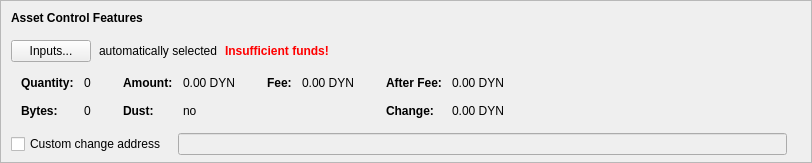
      <widget class="QFrame" name="frameAssetControl">
       <property name="sizePolicy">
        <sizepolicy hsizetype="Expanding" vsizetype="Fixed">
         <horstretch>0</horstretch>
         <verstretch>0</verstretch>
        </sizepolicy>
       </property>
       <property name="maximumSize">
        <size>
         <width>16777215</width>
         <height>16777215</height>
        </size>
       </property>
       <property name="frameShape">
        <enum>QFrame::StyledPanel</enum>
       </property>
       <property name="frameShadow">
        <enum>QFrame::Sunken</enum>
       </property>
       <layout class="QVBoxLayout" name="verticalLayoutAssetControl2">
        <property name="spacing">
         <number>0</number>
        </property>
        <property name="leftMargin">
         <number>0</number>
        </property>
        <property name="topMargin">
         <number>0</number>
        </property>
        <property name="rightMargin">
         <number>0</number>
        </property>
        <property name="bottomMargin">
         <number>6</number>
        </property>
        <item>
         <layout class="QVBoxLayout" name="verticalLayoutAssetControl" stretch="0,0,0,0,1">
          <property name="spacing">
           <number>0</number>
          </property>
          <property name="leftMargin">
           <number>10</number>
          </property>
          <property name="topMargin">
           <number>10</number>
          </property>
          <item>
           <layout class="QHBoxLayout" name="horizontalLayoutAssetControl1">
            <property name="bottomMargin">
             <number>15</number>
            </property>
            <item>
             <widget class="QLabel" name="labelAssetControlFeatures">
              <property name="sizePolicy">
               <sizepolicy hsizetype="Preferred" vsizetype="Maximum">
                <horstretch>0</horstretch>
                <verstretch>0</verstretch>
               </sizepolicy>
              </property>
              <property name="font">
               <font>
                <weight>75</weight>
                <bold>true</bold>
               </font>
              </property>
              <property name="styleSheet">
               <string notr="true">font-weight:bold;</string>
              </property>
              <property name="text">
               <string>Asset Control Features</string>
              </property>
             </widget>
            </item>
           </layout>
          </item>
          <item>
           <layout class="QHBoxLayout" name="horizontalLayoutAssetControl2" stretch="0,0,0,0">
            <property name="spacing">
             <number>8</number>
            </property>
            <property name="bottomMargin">
             <number>10</number>
            </property>
            <item>
             <widget class="QPushButton" name="pushButtonAssetControl">
              <property name="styleSheet">
               <string notr="true"/>
              </property>
              <property name="text">
               <string>Inputs...</string>
              </property>
              <property name="autoDefault">
               <bool>false</bool>
              </property>
             </widget>
            </item>
            <item>
             <widget class="QLabel" name="labelAssetControlAutomaticallySelected">
              <property name="text">
               <string>automatically selected</string>
              </property>
              <property name="margin">
               <number>5</number>
              </property>
             </widget>
            </item>
            <item>
             <widget class="QLabel" name="labelAssetControlInsuffFunds">
              <property name="font">
               <font>
                <weight>75</weight>
                <bold>true</bold>
               </font>
              </property>
              <property name="styleSheet">
               <string notr="true">color:red;font-weight:bold;</string>
              </property>
              <property name="text">
               <string>Insufficient funds!</string>
              </property>
              <property name="margin">
               <number>5</number>
              </property>
             </widget>
            </item>
            <item>
             <spacer name="horizontalSpacerAssetControl">
              <property name="orientation">
               <enum>Qt::Horizontal</enum>
              </property>
              <property name="sizeHint" stdset="0">
               <size>
                <width>40</width>
                <height>1</height>
               </size>
              </property>
             </spacer>
            </item>
           </layout>
          </item>
          <item>
           <widget class="QWidget" name="widgetAssetControl" native="true">
            <property name="sizePolicy">
             <sizepolicy hsizetype="Preferred" vsizetype="Preferred">
              <horstretch>0</horstretch>
              <verstretch>0</verstretch>
             </sizepolicy>
            </property>
            <property name="minimumSize">
             <size>
              <width>0</width>
              <height>0</height>
             </size>
            </property>
            <property name="styleSheet">
             <string notr="true"/>
            </property>
            <layout class="QHBoxLayout" name="horizontalLayoutAssetControl5">
             <property name="leftMargin">
              <number>0</number>
             </property>
             <property name="topMargin">
              <number>0</number>
             </property>
             <property name="rightMargin">
              <number>0</number>
             </property>
             <property name="bottomMargin">
              <number>0</number>
             </property>
             <item>
              <layout class="QHBoxLayout" name="horizontalLayoutAssetControl3" stretch="0,0,0,1">
               <property name="spacing">
                <number>20</number>
               </property>
               <property name="topMargin">
                <number>0</number>
               </property>
               <property name="bottomMargin">
                <number>10</number>
               </property>
               <item>
                <layout class="QFormLayout" name="formLayoutAssetControl1">
                 <property name="horizontalSpacing">
                  <number>10</number>
                 </property>
                 <property name="verticalSpacing">
                  <number>14</number>
                 </property>
                 <property name="leftMargin">
                  <number>10</number>
                 </property>
                 <property name="topMargin">
                  <number>4</number>
                 </property>
                 <property name="rightMargin">
                  <number>6</number>
                 </property>
                 <item row="0" column="0">
                  <widget class="QLabel" name="labelAssetControlQuantityText">
                   <property name="font">
                    <font>
                     <weight>75</weight>
                     <bold>true</bold>
                    </font>
                   </property>
                   <property name="text">
                    <string>Quantity:</string>
                   </property>
                   <property name="margin">
                    <number>0</number>
                   </property>
                  </widget>
                 </item>
                 <item row="0" column="1">
                  <widget class="QLabel" name="labelAssetControlQuantity">
                   <property name="cursor">
                    <cursorShape>IBeamCursor</cursorShape>
                   </property>
                   <property name="contextMenuPolicy">
                    <enum>Qt::ActionsContextMenu</enum>
                   </property>
                   <property name="text">
                    <string notr="true">0</string>
                   </property>
                   <property name="margin">
                    <number>0</number>
                   </property>
                   <property name="textInteractionFlags">
                    <set>Qt::LinksAccessibleByMouse|Qt::TextSelectableByKeyboard|Qt::TextSelectableByMouse</set>
                   </property>
                  </widget>
                 </item>
                 <item row="1" column="0">
                  <widget class="QLabel" name="labelAssetControlBytesText">
                   <property name="font">
                    <font>
                     <weight>75</weight>
                     <bold>true</bold>
                    </font>
                   </property>
                   <property name="text">
                    <string>Bytes:</string>
                   </property>
                  </widget>
                 </item>
                 <item row="1" column="1">
                  <widget class="QLabel" name="labelAssetControlBytes">
                   <property name="cursor">
                    <cursorShape>IBeamCursor</cursorShape>
                   </property>
                   <property name="contextMenuPolicy">
                    <enum>Qt::ActionsContextMenu</enum>
                   </property>
                   <property name="text">
                    <string notr="true">0</string>
                   </property>
                   <property name="textInteractionFlags">
                    <set>Qt::LinksAccessibleByMouse|Qt::TextSelectableByKeyboard|Qt::TextSelectableByMouse</set>
                   </property>
                  </widget>
                 </item>
                </layout>
               </item>
               <item>
                <layout class="QFormLayout" name="formLayoutAssetControl2">
                 <property name="horizontalSpacing">
                  <number>10</number>
                 </property>
                 <property name="verticalSpacing">
                  <number>14</number>
                 </property>
                 <property name="leftMargin">
                  <number>6</number>
                 </property>
                 <property name="topMargin">
                  <number>4</number>
                 </property>
                 <property name="rightMargin">
                  <number>6</number>
                 </property>
                 <item row="0" column="0">
                  <widget class="QLabel" name="labelAssetControlAmountText">
                   <property name="font">
                    <font>
                     <weight>75</weight>
                     <bold>true</bold>
                    </font>
                   </property>
                   <property name="text">
                    <string>Amount:</string>
                   </property>
                   <property name="margin">
                    <number>0</number>
                   </property>
                  </widget>
                 </item>
                 <item row="0" column="1">
                  <widget class="QLabel" name="labelAssetControlAmount">
                   <property name="cursor">
                    <cursorShape>IBeamCursor</cursorShape>
                   </property>
                   <property name="contextMenuPolicy">
                    <enum>Qt::ActionsContextMenu</enum>
                   </property>
                   <property name="text">
                    <string notr="true">0.00 DYN</string>
                   </property>
                   <property name="textInteractionFlags">
                    <set>Qt::LinksAccessibleByMouse|Qt::TextSelectableByKeyboard|Qt::TextSelectableByMouse</set>
                   </property>
                  </widget>
                 </item>
                 <item row="1" column="0">
                  <widget class="QLabel" name="labelAssetControlLowOutputText">
                   <property name="font">
                    <font>
                     <weight>75</weight>
                     <bold>true</bold>
                    </font>
                   </property>
                   <property name="text">
                    <string>Dust:</string>
                   </property>
                  </widget>
                 </item>
                 <item row="1" column="1">
                  <widget class="QLabel" name="labelAssetControlLowOutput">
                   <property name="cursor">
                    <cursorShape>IBeamCursor</cursorShape>
                   </property>
                   <property name="contextMenuPolicy">
                    <enum>Qt::ActionsContextMenu</enum>
                   </property>
                   <property name="text">
                    <string notr="true">no</string>
                   </property>
                   <property name="textInteractionFlags">
                    <set>Qt::LinksAccessibleByMouse|Qt::TextSelectableByKeyboard|Qt::TextSelectableByMouse</set>
                   </property>
                  </widget>
                 </item>
                </layout>
               </item>
               <item>
                <layout class="QFormLayout" name="formLayoutAssetControl3">
                 <property name="horizontalSpacing">
                  <number>10</number>
                 </property>
                 <property name="verticalSpacing">
                  <number>14</number>
                 </property>
                 <property name="leftMargin">
                  <number>6</number>
                 </property>
                 <property name="topMargin">
                  <number>4</number>
                 </property>
                 <property name="rightMargin">
                  <number>6</number>
                 </property>
                 <item row="0" column="0">
                  <widget class="QLabel" name="labelAssetControlFeeText">
                   <property name="font">
                    <font>
                     <weight>75</weight>
                     <bold>true</bold>
                    </font>
                   </property>
                   <property name="text">
                    <string>Fee:</string>
                   </property>
                   <property name="margin">
                    <number>0</number>
                   </property>
                  </widget>
                 </item>
                 <item row="0" column="1">
                  <widget class="QLabel" name="labelAssetControlFee">
                   <property name="cursor">
                    <cursorShape>IBeamCursor</cursorShape>
                   </property>
                   <property name="contextMenuPolicy">
                    <enum>Qt::ActionsContextMenu</enum>
                   </property>
                   <property name="text">
                    <string notr="true">0.00 DYN</string>
                   </property>
                   <property name="textInteractionFlags">
                    <set>Qt::LinksAccessibleByMouse|Qt::TextSelectableByKeyboard|Qt::TextSelectableByMouse</set>
                   </property>
                  </widget>
                 </item>
                </layout>
               </item>
               <item>
                <layout class="QFormLayout" name="formLayoutAssetControl4">
                 <property name="horizontalSpacing">
                  <number>10</number>
                 </property>
                 <property name="verticalSpacing">
                  <number>14</number>
                 </property>
                 <property name="leftMargin">
                  <number>6</number>
                 </property>
                 <property name="topMargin">
                  <number>4</number>
                 </property>
                 <property name="rightMargin">
                  <number>6</number>
                 </property>
                 <item row="0" column="0">
                  <widget class="QLabel" name="labelAssetControlAfterFeeText">
                   <property name="font">
                    <font>
                     <weight>75</weight>
                     <bold>true</bold>
                    </font>
                   </property>
                   <property name="text">
                    <string>After Fee:</string>
                   </property>
                   <property name="margin">
                    <number>0</number>
                   </property>
                  </widget>
                 </item>
                 <item row="0" column="1">
                  <widget class="QLabel" name="labelAssetControlAfterFee">
                   <property name="cursor">
                    <cursorShape>IBeamCursor</cursorShape>
                   </property>
                   <property name="contextMenuPolicy">
                    <enum>Qt::ActionsContextMenu</enum>
                   </property>
                   <property name="text">
                    <string notr="true">0.00 DYN</string>
                   </property>
                   <property name="textInteractionFlags">
                    <set>Qt::LinksAccessibleByMouse|Qt::TextSelectableByKeyboard|Qt::TextSelectableByMouse</set>
                   </property>
                  </widget>
                 </item>
                 <item row="1" column="0">
                  <widget class="QLabel" name="labelAssetControlChangeText">
                   <property name="font">
                    <font>
                     <weight>75</weight>
                     <bold>true</bold>
                    </font>
                   </property>
                   <property name="text">
                    <string>Change:</string>
                   </property>
                  </widget>
                 </item>
                 <item row="1" column="1">
                  <widget class="QLabel" name="labelAssetControlChange">
                   <property name="cursor">
                    <cursorShape>IBeamCursor</cursorShape>
                   </property>
                   <property name="contextMenuPolicy">
                    <enum>Qt::ActionsContextMenu</enum>
                   </property>
                   <property name="text">
                    <string notr="true">0.00 DYN</string>
                   </property>
                   <property name="textInteractionFlags">
                    <set>Qt::LinksAccessibleByMouse|Qt::TextSelectableByKeyboard|Qt::TextSelectableByMouse</set>
                   </property>
                  </widget>
                 </item>
                </layout>
               </item>
              </layout>
             </item>
            </layout>
           </widget>
          </item>
          <item>
           <layout class="QHBoxLayout" name="horizontalLayoutAssetControl4" stretch="0,0,0">
            <property name="spacing">
             <number>12</number>
            </property>
            <property name="sizeConstraint">
             <enum>QLayout::SetDefaultConstraint</enum>
            </property>
            <property name="topMargin">
             <number>5</number>
            </property>
            <property name="rightMargin">
             <number>5</number>
            </property>
            <item>
             <widget class="QCheckBox" name="checkBoxAssetControlChange">
              <property name="toolTip">
               <string>If this is activated, but the change address is empty or invalid, change will be sent to a newly generated address.</string>
              </property>
              <property name="text">
               <string>Custom change address</string>
              </property>
             </widget>
            </item>
            <item>
             <widget class="QValidatedLineEdit" name="lineEditAssetControlChange">
              <property name="enabled">
               <bool>false</bool>
              </property>
              <property name="sizePolicy">
               <sizepolicy hsizetype="Expanding" vsizetype="Fixed">
                <horstretch>0</horstretch>
                <verstretch>0</verstretch>
               </sizepolicy>
              </property>
             </widget>
            </item>
            <item>
             <widget class="QLabel" name="labelAssetControlChangeLabel">
              <property name="sizePolicy">
               <sizepolicy hsizetype="Preferred" vsizetype="Expanding">
                <horstretch>0</horstretch>
                <verstretch>0</verstretch>
               </sizepolicy>
              </property>
              <property name="minimumSize">
               <size>
                <width>0</width>
                <height>0</height>
               </size>
              </property>
              <property name="text">
               <string/>
              </property>
              <property name="margin">
               <number>3</number>
              </property>
             </widget>
            </item>
           </layout>
          </item>
          <item>
           <spacer name="verticalSpacerAssetControl">
            <property name="orientation">
             <enum>Qt::Vertical</enum>
            </property>
            <property name="sizeHint" stdset="0">
             <size>
              <width>800</width>
              <height>1</height>
             </size>
            </property>
           </spacer>
          </item>
         </layout>
        </item>
       </layout>
      </widget>
